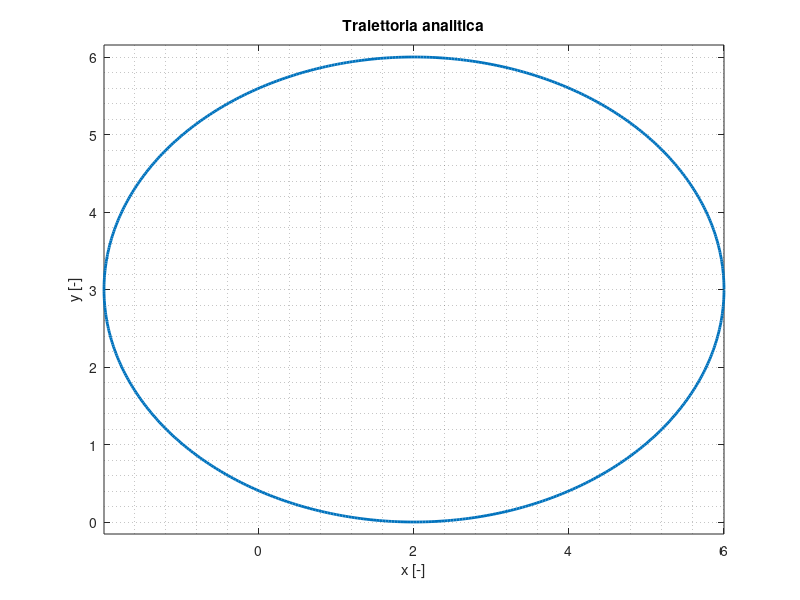
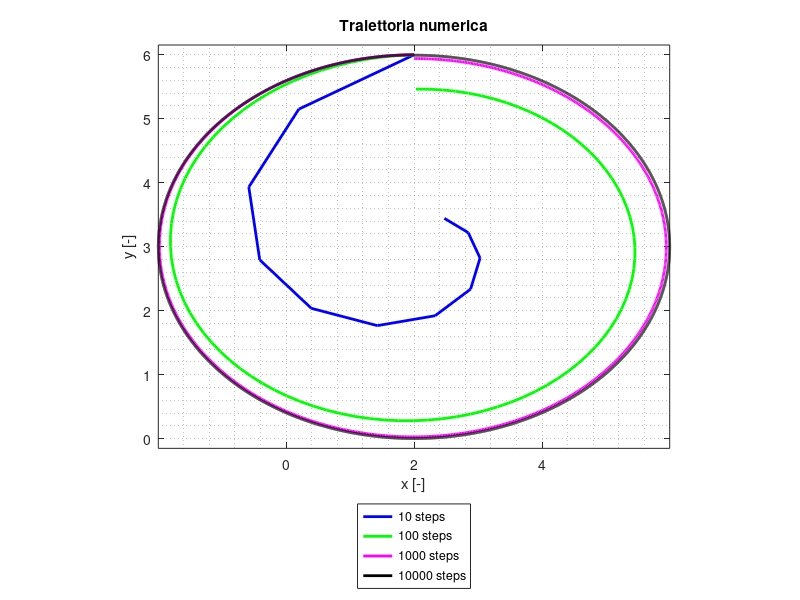

Write the MATLAB code that produced these figures, in order. (Note: this script raises an error after producing the figures.)
%% LaCoSTe 2020/2021 
%% LAB07_ES06 - Soluzioni, Matteo Nicoli
clear all
close all
clc
 
% Traiettoria esatta.
figure(1);
set(gca,'fontsize',16)
tt=0:0.01:2*pi;
x_ex=4*cos(tt)+2;
y_ex=3*sin(tt)+3;
plot(x_ex,y_ex,'linewidth',2);
title('Traiettoria analitica');
xlabel('x [-]')
ylabel('y [-]')
axis equal
box on;
grid minor;
print -depsc -f1 ES06Fig1
 
%Definisco diversi numeri di "time step" per la suddivisione dell'intervallo di tempo.
nt=logspace(1,4,4);
color=['b','g','m','k','r'];
figure('units','normalized','outerposition',[0.25 0 0.5 0.8])
figure(2);
set(gca,'fontsize',16)
for nn=1:length(nt)
    % Time step
    dt=(2*pi)/nt(nn);
    % Preallocazione
    xy=zeros(2,nt(nn)+1);
    % Condizione iniziale
    xy(:,1)=[2;6];
    % Matrice dei coefficienti
    A=[1 (4/3)*dt;(-3/4)*dt 1];
    % Parte costante del secondo termine
    b=[4;-3/2]*dt;
    % Soluzione con Backward Euler
    for ii=2:nt(nn)+1
        xy(:,ii)=A\(b+xy(:,ii-1));
    end
    % Plotting
    h1(nn)=plot(xy(1,:),xy(2,:),color(nn),'linewidth',2);
    hold on
end
xlabel('x [-]')
ylabel('y [-]')
title('Traiettoria numerica')
box on;
grid minor;
axis equal
% legend(ll,'location','northoutside','orientation','horizontal')
legend(h1,'10 steps','100 steps','1000 steps','10000 steps','location','southoutside')
print -depsc -f2 ES06Fig2

%% solution with ode
y0 = [2;6];
tspan = [0 2*pi];
[~,yout] = ode45(@ES06fun,tspan,y0);
figure('units','normalized','outerposition',[0 0 0.5 0.8])
figure(3)
set(gca,'fontsize',16)
plot(x_ex,y_ex,'linewidth',2);
hold on
plot(xy(1,:),xy(2,:),'r-.','linewidth',2)
plot(yout(:,1),yout(:,2),'k--','linewidth',2)
xlabel('x [-]')
ylabel('y [-]')
axis equal
title('Confronto')
legend('Analitica','Backward Euler (10000 steps)','ode45','location','southoutside')
box on;
grid minor;
print -depsc -f3 ES06Fig3

